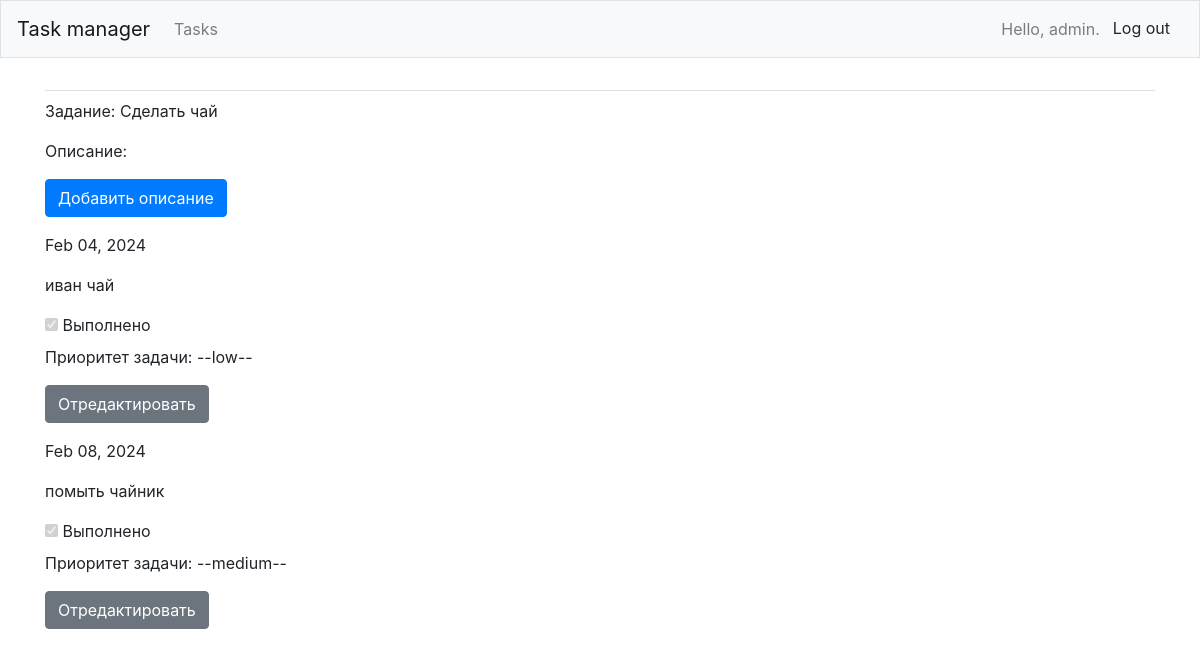
Before: /tasks/2/ (signed in) with the older database file.
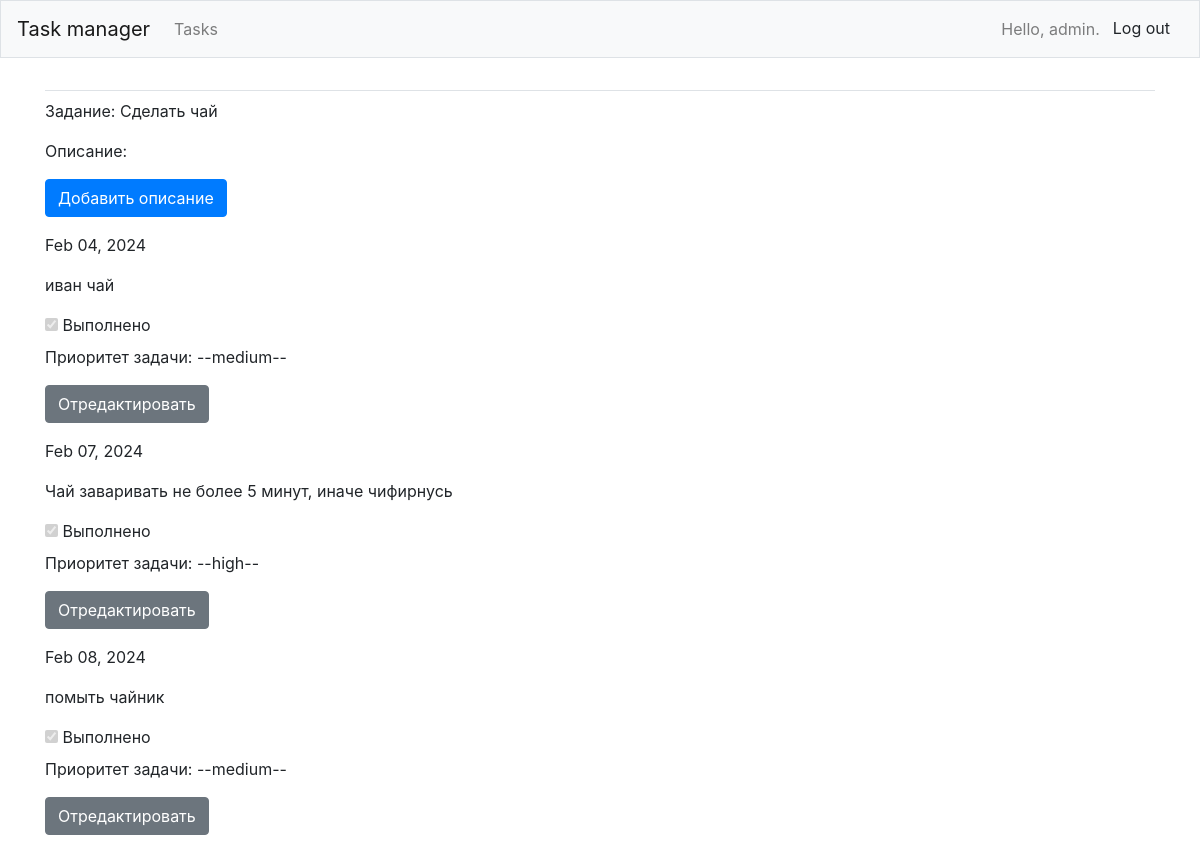
After: the same page with the newer database file.
### tasks1/models.py (models this page shows, shortened)
class TodoList(models.Model):
    task_name = models.CharField(max_length=200)
    owner = models.ForeignKey(User, on_delete=models.CASCADE)
    def __str__(self):
        return self.task_name

class Entry(models.Model):
    task = models.ForeignKey(TodoList, on_delete=models.CASCADE)
    description = models.TextField()
    deadline = models.DateField(auto_now_add=False)
    status = models.BooleanField(default=False)
    priority = models.CharField(max_length=10, choices=(("high", "High"), ("medium", "Medium"), ("low", "Low")))
    class Meta:
        verbose_name_plural = 'entries'

### tasks1/views.py (the view)
# urls.py: path('tasks/<int:task_id>/', views.task, name='task'),
@login_required
def task(request, task_id):
    task = TodoList.objects.get(id=task_id)
    if task.owner != request.user:
        raise Http404
    entries = task.entry_set.order_by('deadline')
    context = {'task': task, 'entries': entries}
    return render(request, 'tasks1/task.html', context)

### tasks1/templates/tasks1/task.html
{% extends 'tasks1/base.html' %}
{% block content %}
    <div class="row">
        <div class="col-md-8">
            <p>Задание: {{ task }}</p>
            <p>Описание:</p>
            <p>
                <a href="{% url 'tasks1:new_entry' task.id %}" class="btn btn-primary">Добавить описание</a>
            </p>
            <ul class="list-unstyled">
                {% for entry in entries %}
                    <li>
                        <p>{{ entry.deadline|date:'M d, Y' }}</p>
                        <p>{{ entry.description|linebreaks }}</p>
                        {% if entry.status %}
                            <input type="checkbox" disabled checked /> <label>Выполнено</label>
                        {% else %}
                            <input type="checkbox" disabled /> <label>Не выполнено</label>
                        {% endif %}
                        <p>Приоритет задачи: --{{ entry.priority }}--</p>
                        <p>
                            <a href="{% url 'tasks1:edit_entry' entry.id %}" class="btn btn-secondary">Отредактировать</a>
                        </p>
                    </li>
                {% empty %}
                    <li>Тут пусто</li>
                {% endfor %}
            </ul>
        </div>
    </div>
{% endblock content %}

### tasks1/templates/tasks1/base.html (shortened to what this page needs)
{% load bootstrap4 %}
<!DOCTYPE html>
<html lang="en">
<head>
    {% bootstrap_css %}
</head>
<body>
<nav class="navbar navbar-expand-md navbar-light bg-light mb-4 border">
    <a class="navbar-brand" href="{% url 'tasks1:index' %}">
        Task manager
    </a>
    <div class="collapse navbar-collapse" id="navbarCollapse">
        <ul class="navbar-nav mr-auto">
            <li class="nav-item">
                <a class="nav-link" href="{% url 'tasks1:tasks' %}">
                    Tasks
                </a>
            </li>
        </ul>
        <ul class="navbar-nav ml-auto">
            {% if user.is_authenticated %}
                <li class="nav-item">
                    <span class="navbar-text">Hello, {{ user.username }}.</span>
                </li>
                <li class="nav-item">
                    <form action="{% url 'users:logout' %}" method="post">
                        <button type="submit" class="btn btn-light">Log out</button>
                    </form>
                </li>
            {% endif %}
        </ul>
    </div>
</nav>
<main role="main" class="container">
    <div class="pb-2 mb-2 border-bottom">
    </div>
    <div>
        {% block content %}{% endblock content %}
    </div>
</main>
</body>
</html>

Changed rows visible on the page:
changed Entry "Feb 04, 2024": priority "low" → "medium"
added Entry: deadline "Feb 07, 2024", description "Чай заваривать не более 5 минут, иначе чифирнусь", priority "high"
